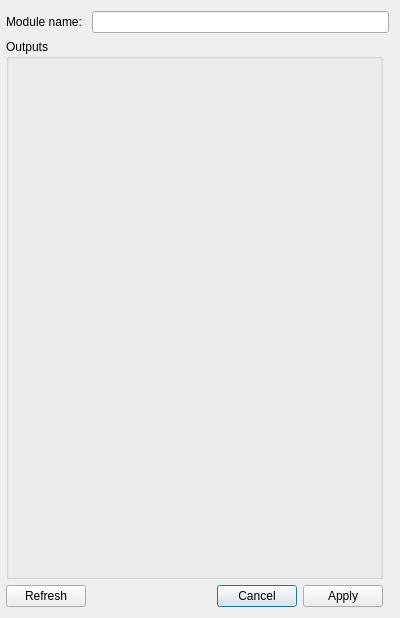
<?xml version="1.0" encoding="UTF-8"?>
<ui version="4.0">
 <class>MtbLedConfigWindow</class>
 <widget class="QDialog" name="MtbLedConfigWindow">
  <property name="geometry">
   <rect>
    <x>0</x>
    <y>0</y>
    <width>400</width>
    <height>618</height>
   </rect>
  </property>
  <property name="windowTitle">
   <string notr="true">Dialog</string>
  </property>
  <layout class="QGridLayout" name="gridLayout" rowstretch="0,0,0,0" columnstretch="0,0,0">
   <property name="leftMargin">
    <number>6</number>
   </property>
   <item row="3" column="1">
    <widget class="QDialogButtonBox" name="bb_main">
     <property name="orientation">
      <enum>Qt::Orientation::Horizontal</enum>
     </property>
     <property name="standardButtons">
      <set>QDialogButtonBox::StandardButton::Apply|QDialogButtonBox::StandardButton::Cancel</set>
     </property>
    </widget>
   </item>
   <item row="3" column="0">
    <widget class="QPushButton" name="b_refresh">
     <property name="text">
      <string>Refresh</string>
     </property>
    </widget>
   </item>
   <item row="0" column="0">
    <widget class="QLabel" name="label">
     <property name="text">
      <string>Module name:</string>
     </property>
    </widget>
   </item>
   <item row="0" column="1" colspan="2">
    <widget class="QLineEdit" name="le_name">
     <property name="maxLength">
      <number>64</number>
     </property>
    </widget>
   </item>
   <item row="2" column="0" colspan="2">
    <widget class="QGroupBox" name="gb_outputs">
     <property name="title">
      <string>Outputs</string>
     </property>
     <layout class="QGridLayout" name="gridLayout_3">
      <item row="0" column="1">
       <layout class="QGridLayout" name="gl_outputs"/>
      </item>
     </layout>
    </widget>
   </item>
  </layout>
 </widget>
 <resources/>
 <connections>
  <connection>
   <sender>bb_main</sender>
   <signal>accepted()</signal>
   <receiver>MtbLedConfigWindow</receiver>
   <slot>accept()</slot>
   <hints>
    <hint type="sourcelabel">
     <x>248</x>
     <y>254</y>
    </hint>
    <hint type="destinationlabel">
     <x>157</x>
     <y>274</y>
    </hint>
   </hints>
  </connection>
  <connection>
   <sender>bb_main</sender>
   <signal>rejected()</signal>
   <receiver>MtbLedConfigWindow</receiver>
   <slot>reject()</slot>
   <hints>
    <hint type="sourcelabel">
     <x>316</x>
     <y>260</y>
    </hint>
    <hint type="destinationlabel">
     <x>286</x>
     <y>274</y>
    </hint>
   </hints>
  </connection>
 </connections>
</ui>
